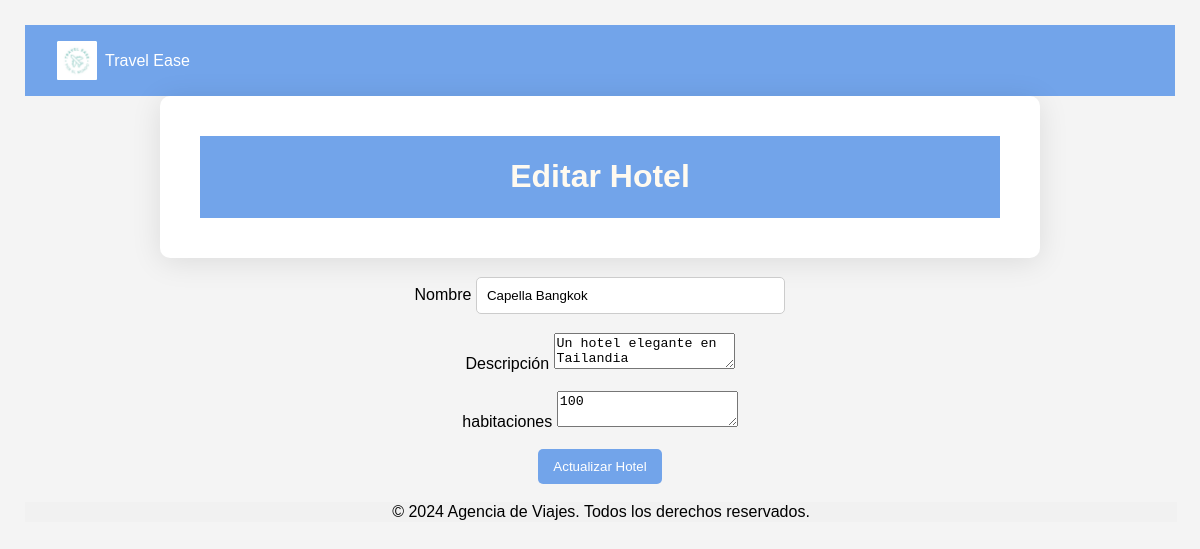
Screenshot of /busqueda/editar_hotel/1 with the database file from the repository.
### tables this page shows
CREATE TABLE hoteles (id INTEGER PRIMARY KEY AUTOINCREMENT, nombre TEXT NOT NULL, descripcion TEXT, habitaciones INTEGER NOT NULL);

### app/blueprints/busqueda/routes.py (the view)
@busqueda_bp.route('/editar_hotel/<int:id>', methods=['GET', 'POST'])
def editar_hotel(id):
    conexion = conectar()
    cursor = conexion.cursor()
    if request.method == 'POST':
        nombre = request.form['nombre']
        descripcion = request.form['descripcion']
        habitaciones = request.form['habitaciones']
        cursor.execute("""
            UPDATE hoteles
            SET nombre = ?, descripcion = ?, habitaciones = ?
            WHERE id = ?
        """, (nombre, descripcion, habitaciones, id))
        conexion.commit()
        conexion.close()
        flash('Hotel actualizado con éxito')
        return redirect(url_for('busqueda.ver_hoteles'))
    else:
        cursor.execute("SELECT * FROM hoteles WHERE id = ?", (id,))
        hotel = cursor.fetchone()
        conexion.close()
        return render_template('busqueda/editar_hotel.html', hotel=hotel)

### app/blueprints/busqueda/routes.py (called while the page is built)
def conectar():
    return sqlite3.connect('agencia_viajes.db')

### app/templates/busqueda/editar_hotel.html (shortened to what this page needs)
<!DOCTYPE html>
<html lang="en">
<head>
    <link rel="stylesheet" href="{{ url_for('static', filename='css/styles.css') }}">
</head>
<body>
    <header class="navbar">
        <div class="logo">
          <img src="{{ url_for('static', filename='css/ruta-del-logo.png') }}" alt="Logo de la Marca" />
          <span>Travel Ease</span>
        </div>
      </header>
      <div class="container">
        <header>
          <h1>Editar Hotel</h1>
        </header>
      </div>
      <br>
    <form method="POST">
        <div>
            <label for="nombre">Nombre</label>
            <input type="text" id="nombre" name="nombre" value="{{ hotel[1] }}" required>
        </div>
        <br>
        <div>
            <label for="descripcion">Descripción</label>
            <textarea id="descripcion" name="descripcion" required>{{ hotel[2] }}</textarea>
        </div>
        <br>
        <div>
            <label for="habitaciones">habitaciones</label>
            <textarea id="habitaciones" name="habitaciones" required>{{ hotel[3] }}</textarea>
        </div>
        <br>
        <button type="submit">Actualizar Hotel</button>
    </form>
    <br>
    <footer>
        © 2024 Agencia de Viajes. Todos los derechos reservados.
    </footer>
</body>
</html>

### app/static/css/styles.css (style rules this page uses)
body { font-family: Arial, sans-serif; background-color: #f4f4f4; margin: 0; padding: 25px; text-align: center; }
header { background-color: #72a4ea; padding: 1px; text-align: center; }
.container { max-width: 800px; margin: auto; background: white; padding: 40px; border-radius: 10px; box-shadow: 0 4px 30px rgba(0, 0, 0, 0.1); }
h1 { color: floralwhite; }
button { background-color: #72a4ea; color: white; border: none; padding: 10px 15px; border-radius: 5px; cursor: pointer; }
input, select { width: 25%; padding: 10px; margin: 1px 0; border: 1px solid #ccc; border-radius: 5px; }
footer { background-color: #f1f1f1; text-align: center; padding: 1px; width: 100%; bottom: 0; }
.navbar { display: flex; justify-content: space-between; align-items: center; padding: 1rem 2rem; background-color: #72a4ea; color: white; }
.logo { display: flex; align-items: center; }
.logo img { width: 40px; height: auto; margin-right: 0.5rem; }

### rows the page displays
hoteles: nombre "Capella Bangkok", descripcion "Un hotel elegante en Tailandia", habitaciones "100"
